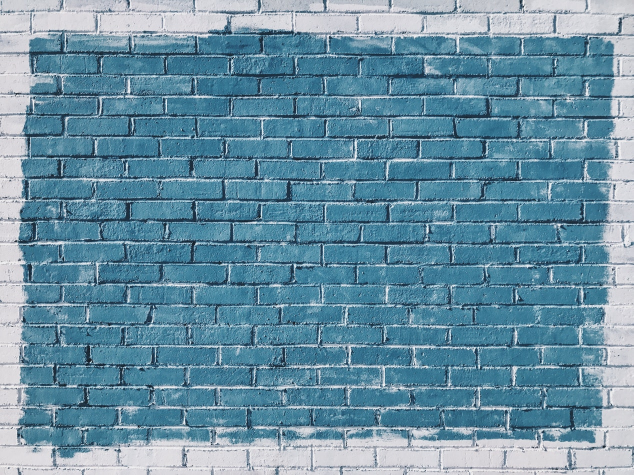
#> input picture DATA/bricks.jpg, 1267 x 950 px (shown at 1/2 size)
$ jupyter execute 007.ipynb
#> lines starting #> are read from the running program, lines starting #| are printed output that depends on the picture
# Image Histograms

- for images, we can display the frequency of value of colors.
- each of the three RGB channels has values between 0-255.
- We can plot these as 3 histograms on top of each other to see how much of each channel there is.

[cell 1]
import cv2 as cv
import numpy as np
import matplotlib.pyplot as plt

[cell 2]
img = cv.imread("../DATA/bricks.jpg")
#> img is the input picture: shape (950, 1267, 3); mean B, G, R 163.5, 144, 104.9
show_img = cv.cvtColor(img, cv.COLOR_BGR2RGB)

plt.imshow(show_img) ;

[cell 3]
# plotting histogram

# BLUE
blue = cv.calcHist([img],channels=[0], mask = None, histSize=[256], ranges=[0,256])
#> blue = 256 values, max 19329 at index 150, min 0 at index 0, mean 4701.8
plt.plot(blue, color = 'blue') ;

# GREEN
green = cv.calcHist([img],channels=[1], mask = None, histSize=[256], ranges=[0,256])
#> green = 256 values, max 17804 at index 124, min 0 at index 0, mean 4701.8
plt.plot(green, color = 'green') ;

# RED
red = cv.calcHist([img],channels=[2], mask = None, histSize=[256], ranges=[0,256])
#> red = 256 values, max 16885 at index 63, min 3 at index 254, mean 4701.8
plt.plot(red, color = 'red') ;
#> figure, not shown here; curve peaks at x = 150, y = 19329; curve peaks at x = 124, y = 17804; curve peaks at x = 63, y = 16885

## Histograms on masked portion of the image

[cell 4]
img = cv.imread("../DATA/rainbow.jpg")
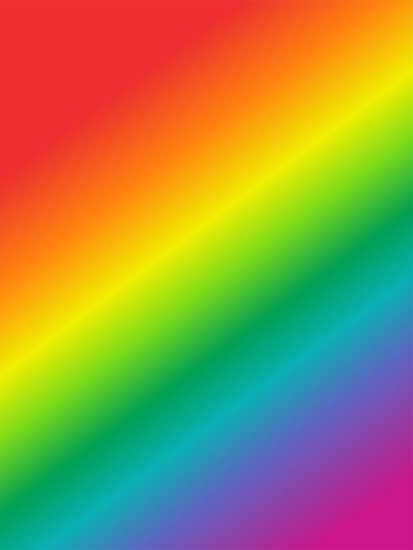
#> input picture DATA/rainbow.jpg, 413 x 550 px
#> img is the input picture: shape (550, 413, 3); mean B, G, R 72.8, 142.3, 152.3
show_img = cv.cvtColor(img, cv.COLOR_BGR2RGB)
#> show_img: shape (550, 413, 3)
plt.imshow(show_img) ;

[cell 5]
img.shape
#> Out = (550, 413, 3)

[cell 6]
mask = np.zeros(img.shape[:2], np.uint8)
plt.imshow(mask, cmap="gray") ;

[cell 7]
mask[300:400,100:400] = 255
plt.imshow(mask, cmap="gray") ;
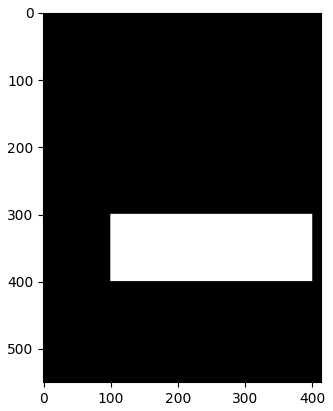
#> figure drawn by matplotlib, 1 panel

[cell 8]
# For plotting histogram
masked_img = cv.bitwise_and(img, img, mask=mask)
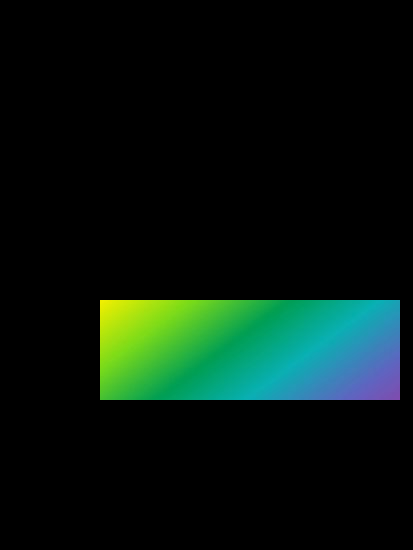
#> masked_img: shape (550, 413, 3); mean B, G, R 14.7, 22.5, 6.8

[cell 9]
# For showing masked image
show_masked_img = cv.bitwise_and(show_img, show_img, mask = mask)
plt.imshow(show_masked_img) ;

[cell 10]
hist_mask_values_red = cv.calcHist([img], channels=[2], mask = mask, histSize=[256], ranges=[0,256])
#> hist_mask_values_red = 256 values, max 1332 at index 1, min 0 at index 221, mean 117.2
plt.plot(hist_mask_values_red, color='r') ;
plt.title('Red histogram for masked rainbow') ;
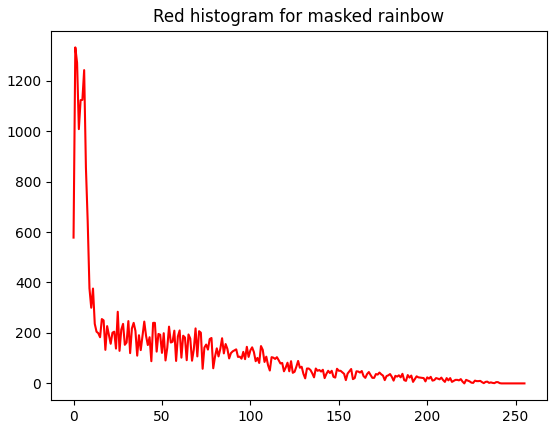
#> figure drawn by matplotlib, 1 panel; curve peaks at x = 1, y = 1332

[cell 11]
hist_values_red_original = cv.calcHist([img], channels=[2], mask = None, histSize=[256], ranges=[0,256])
#> hist_values_red_original = 256 values, max 20471 at index 236, min 70 at index 226, mean 887.3
plt.plot(hist_values_red_original, color='r') ;
plt.title('Red histogram for original rainbow image') ;
#> figure, not shown here; curve peaks at x = 236, y = 20471

## **Histogram Equalization**

[cell 12]
gorilla = cv.imread("../DATA/gorilla.jpg",0)
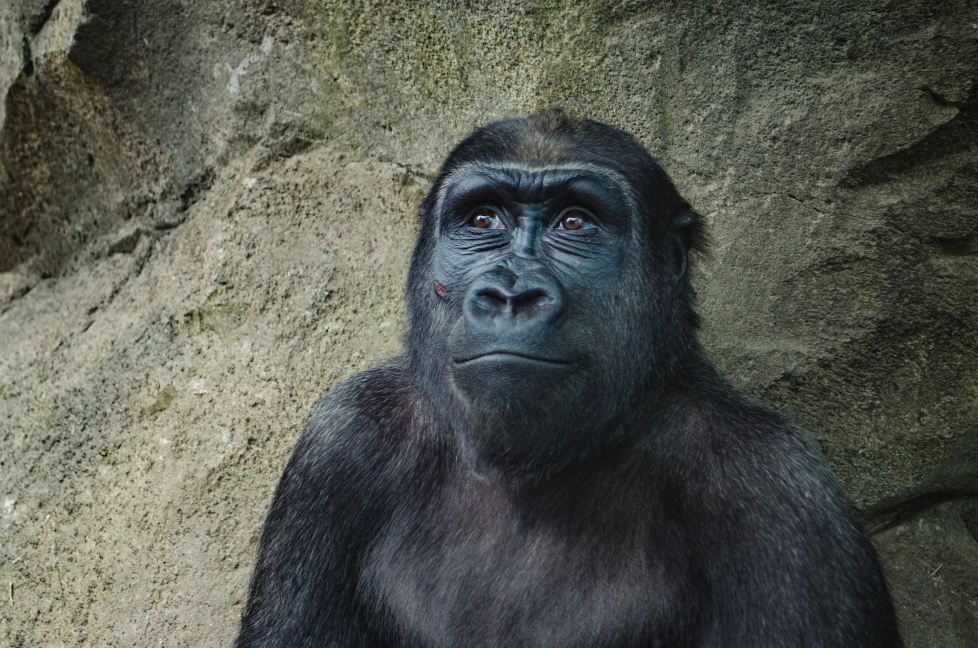
#> input picture DATA/gorilla.jpg, 1955 x 1295 px (shown at 1/2 size)
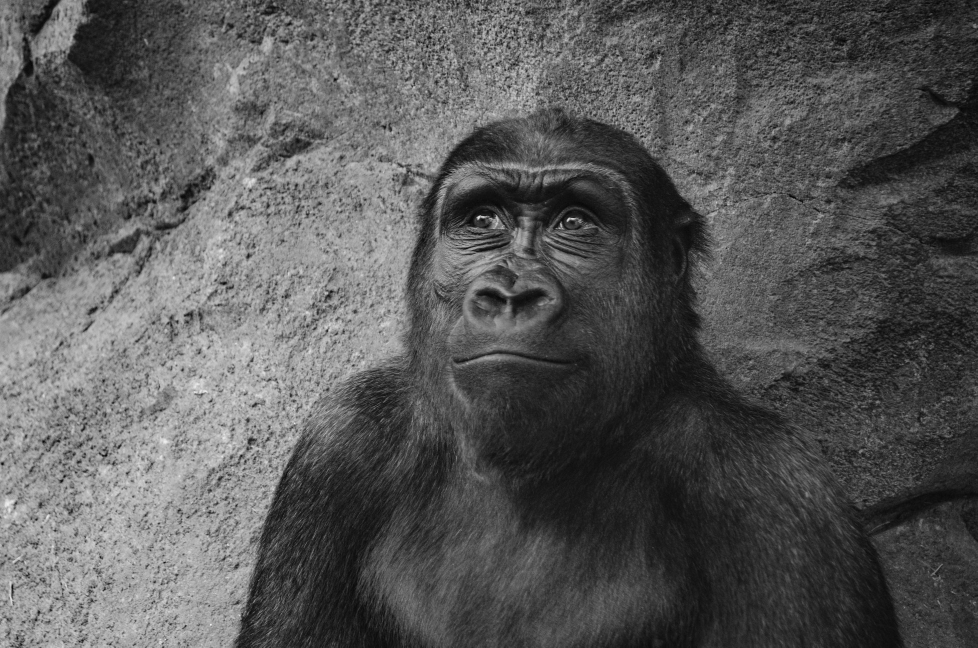
#> gorilla: shape (1295, 1955) (shown at 1/2 size); min 0, max 255, mean 87.1

def display_img(img):
    fig = plt.figure(figsize=(12,10))
    ax = fig.add_subplot(111)
    ax.imshow(img,cmap='gray')

display_img(gorilla)

[cell 13]
gorilla.shape
#> Out = (1295, 1955)

[cell 14]
hist_values_gorilla_original = cv.calcHist([gorilla], channels=[0], mask=None, histSize=[256], ranges=[0,256])
#> hist_values_gorilla_original = 256 values, max 24421 at index 38, min 0 at index 242, mean 9889.6
plt.plot(hist_values_gorilla_original, color='b') ;
plt.title('') ;
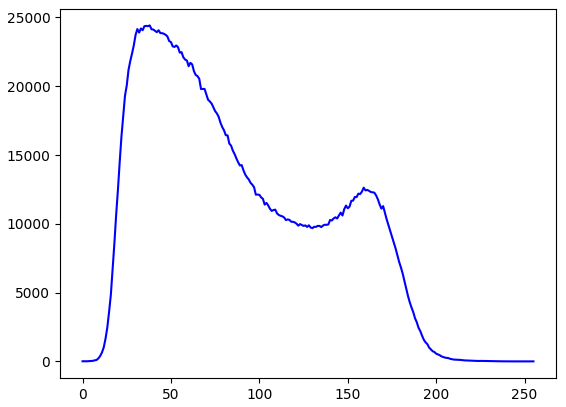
#> figure drawn by matplotlib, 1 panel; curve peaks at x = 38, y = 24421

we can see a lot of lighter color peaking in the graph and less darker colors

-  0 = white
-  250 = black

[cell 15]
# Equalizing image
gorilla_equalisation = cv.equalizeHist(gorilla)
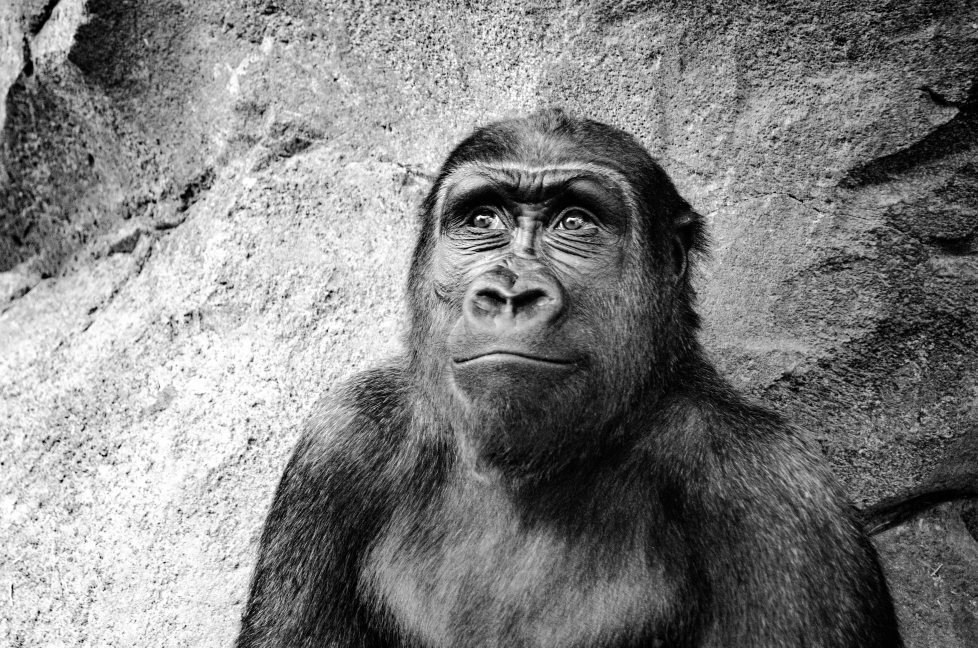
#> gorilla_equalisation: shape (1295, 1955) (shown at 1/2 size); min 0, max 255, mean 128.3
display_img(gorilla_equalisation)

[cell 16]
hist_values_gorilla_equalised = cv.calcHist([gorilla_equalisation], channels=[0], mask=None, histSize=[256], ranges=[0,256])
#> hist_values_gorilla_equalised = 256 values, max 24421 at index 45, min 0 at index 6, mean 9889.6
plt.plot(hist_values_gorilla_equalised, color='b') ;
plt.title('') ;
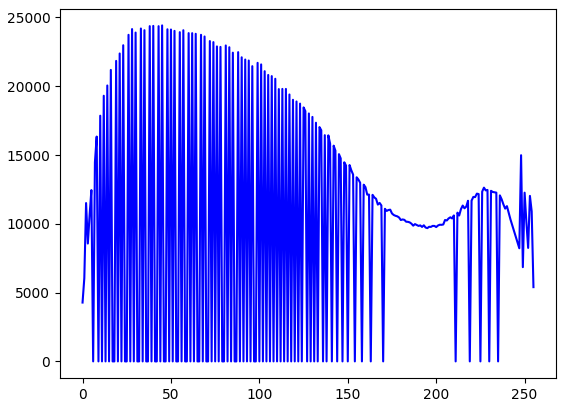
#> figure drawn by matplotlib, 1 panel; curve peaks at x = 45, y = 24421

We can now see the drop between lighter color(i.e closer to 0) and darker color(i.e closer to 250) has been smoothed out more than before.

## Equalization on color image

[cell 17]
gorilla_color = cv.imread("../DATA/gorilla.jpg")
#> gorilla_color is the input picture: shape (1295, 1955, 3); mean B, G, R 80.4, 88.9, 86
show_gorilla_color = cv.cvtColor(gorilla_color, cv.COLOR_BGR2RGB)
display_img(show_gorilla_color)

- First change image to HSV version
- Select the value channel from HSV
- Perform equalization
- change from HSV to RGB

[cell 18]
hsv = cv.cvtColor(gorilla_color, cv.COLOR_BGR2HSV)
#> hsv: shape (1295, 1955, 3); mean H, S, V 59, 46.4, 91.6

[cell 19]
hsv[:,:,2] = cv.equalizeHist(hsv[:,:,2])
#> hsv: shape (1295, 1955, 3); mean H, S, V 59, 46.4, 128.3
gorilla_color_equalisation = cv.cvtColor(hsv, cv.COLOR_HSV2RGB)
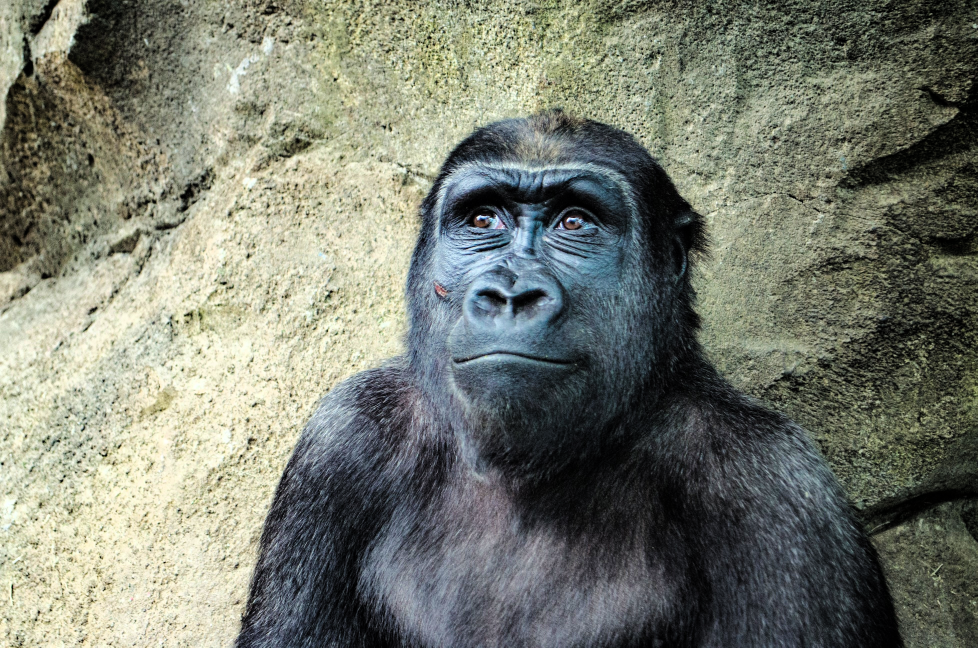
#> gorilla_color_equalisation: shape (1295, 1955, 3) (shown at 1/2 size); mean R, G, B 120.3, 124.4, 112.1
display_img(gorilla_color_equalisation)
